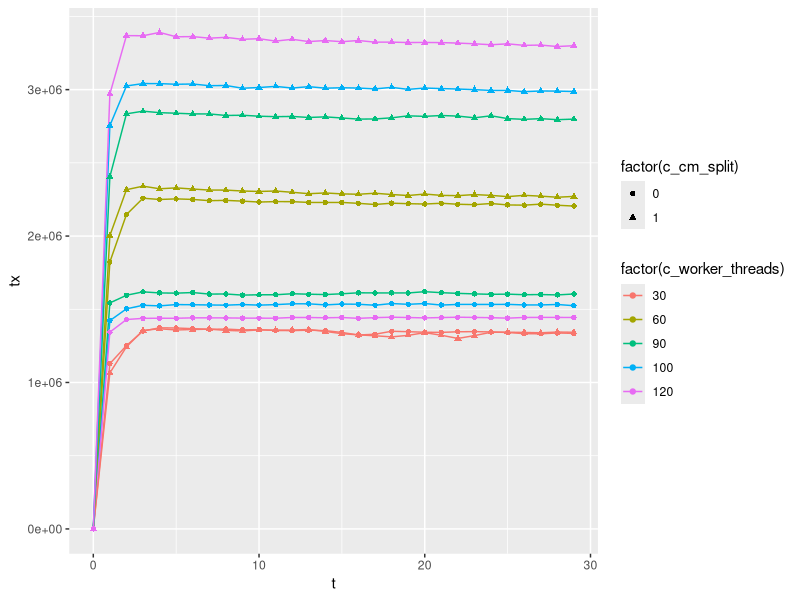

The R script that drew this image: (Note: this script raises an error after producing the figure.)
library(ggplot2)
library(sqldf)
library(Cairo)
library(stringr)
library(scales)
# TPC-C A: 100 warehouse, in-memory, variable threads, with/-out split&merge

dev.set(0)
df=read.csv('./test.csv')

d=sqldf("select * from df")
tx <- ggplot(d, aes(t, tx, color=factor(c_worker_threads), group=interaction(c_worker_threads, c_cm_split))) + geom_line() + geom_point(aes(shape=factor(c_cm_split)))
tx <- tx
print(tx)


d=sqldf("select c_worker_threads,c_cm_split,max(tx) tx from df group by c_worker_threads, c_cm_split")
tx <- ggplot(d, aes(x=c_worker_threads, y=tx, fill=factor(c_cm_split))) + geom_bar(stat="identity", position=position_dodge()) + scale_x_discrete(limits(30,60,90,100,120))
print(tx)

CairoPDF("./A.pdf", bg="transparent")
dev.off()
